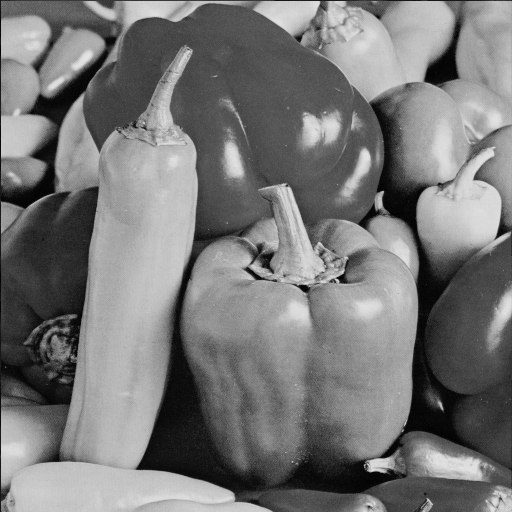
#> input picture imagesDeTest/imagesDeTest/peppers-512.png, 512 x 512 px
$ python Question2.py
#> lines starting #> are read from the running program, lines starting #| are printed output that depends on the picture
import cv2
import numpy as np
import matplotlib.pyplot as plt # Affichage

#Chargement image en niveaux de gris
img = cv2.imread('imagesDeTest/imagesDeTest/peppers-512.png', cv2.IMREAD_GRAYSCALE)
#> img is the input picture: shape (512, 512); min 0, max 230, mean 119.3
assert img is not None, "file could not be read, check with os.path.exists()"

#Affichage de l'image
#plt.subplot(221), plt.imshow(img,'gray')

#Calcul de l'histogramme
hist = cv2.calcHist([img],[0],None,[256],[0,256])
#> hist = 256 values, max 2485 at index 81, min 0 at index 231, mean 1024

# Affichage de l'image et de l'histogramme
#plt.plot(hist)
#plt.show()

#égalisation de l'histogramme
equa = cv2.equalizeHist(img)
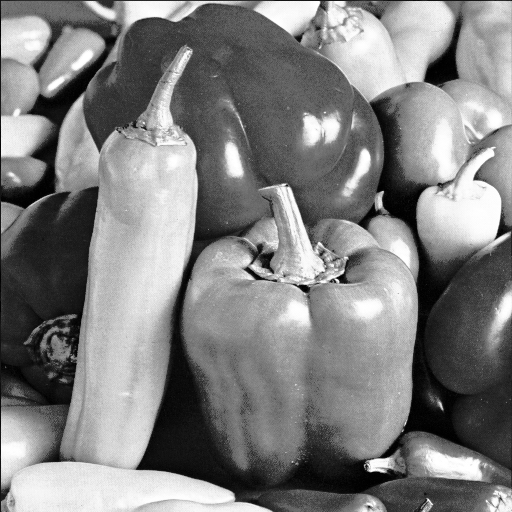
#> equa: shape (512, 512); min 0, max 255, mean 128.2

#Affichage et comparaison avec l'image d'origine
#plt.subplot(222), plt.imshow(equa,'gray')

alpha =1.5
beta =0

#Modification luminosité+contraste en fonction de alpha et beta
result = cv2.convertScaleAbs(img, alpha=alpha, beta=beta)
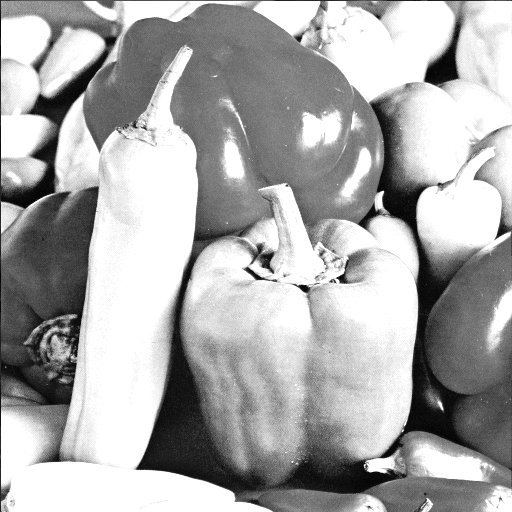
#> result: shape (512, 512); min 0, max 255, mean 170.6

#Calcul de l'histogramme
histConvert = cv2.calcHist([result],[0],None,[256],[0,256])
#> histConvert = 256 values, max 71726 at index 255, min 0 at index 1, mean 1024

plt.subplot(221),plt.plot(histConvert)
plt.subplot(222), plt.imshow(result,'gray')
plt.show()
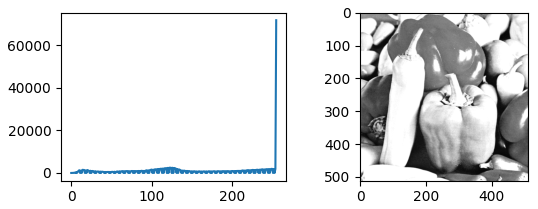
#> figure drawn by matplotlib, 2 panels; panel 1: curve peaks at x = 255, y = 71726
